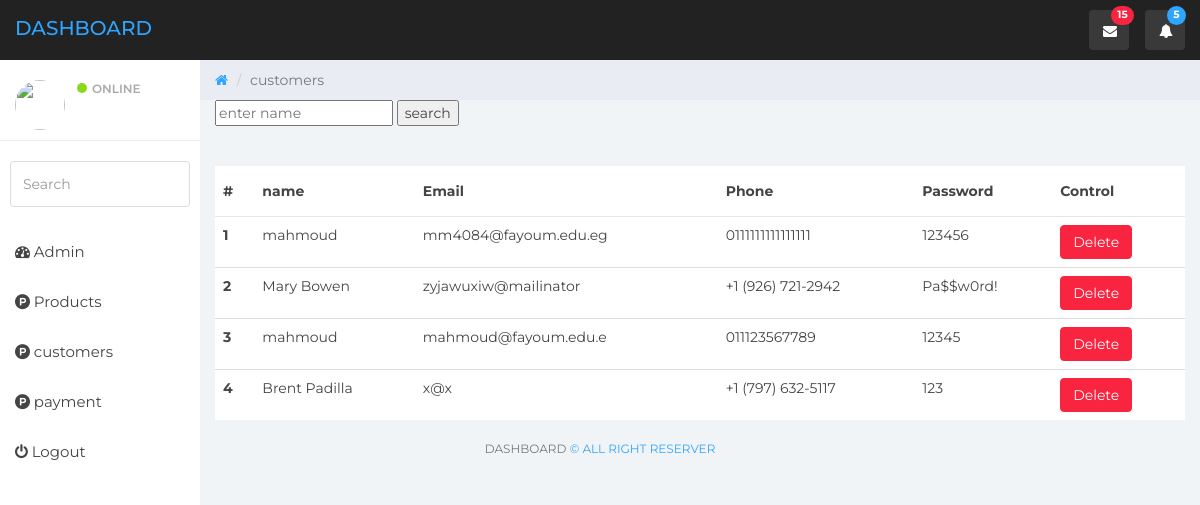
/dashboard/users.php, run on the app's committed database.
### tables this page shows
CREATE TABLE `customers` (
  `id` int(11) NOT NULL,
  `name` varchar(20) NOT NULL,
  `email` varchar(20) NOT NULL,
  `phone` varchar(20) NOT NULL,
  `password` varchar(20) NOT NULL
);

### dashboard/view/view_users.php (the view, shortened to what this page needs)
<form method="GET" enctype="multipart/form-data">
<input type="text" name="search" placeholder="enter name">
<input type="submit" value="search">
</form>
				<br><br>
				<table class="table table-hover">
  <thead>
    <tr>
      <th scope="col">#</th>
      <th scope="col">name</th>
      <th scope="col">Email</th>
      <th scope="col">Phone</th>
      <th scope="col">Password</th>
      <th scope="col">Control</th>
    </tr>
  </thead>
  <tbody>
<?php
$index = 1;
$select_users = "SELECT * FROM customers";
$result_users = $conn->query($select_users);
foreach ($result_users as $key) {
	?>
	 <tr>
      <th><?php echo $index++ ?></th>
      <td><?php echo $key['name']; ?></td>
      <td><?php echo $key['email']; ?></td>
      <td><?php echo $key['phone']; ?></td>
      <td><?php echo $key['password']; ?></td>
      <td>
<button type="button" class="btn btn-danger" data-toggle="modal" data-target="#exampleModal<?php echo $key['id'];?>">
  Delete
</button>
      </td>
    </tr>
<?php
}
?>
  </tbody>
</table>

### dashboard/css/styles.css (style rules this page uses)
body { background: #f1f4f7; padding-top: 60px; font-size: 14px; color: #444444; font-family: "Montserrat", "Helvetica Neue", Helvetica, Arial, sans-serif; }
.btn-danger, .btn-danger:hover, .btn-danger:focus, .btn-danger:active, .btn-danger.active, .open > .dropdown-toggle.btn-danger, .btn-danger.disabled, .btn-danger[disabled], fieldset[disabled] .btn-danger, .btn-danger.disabled:hover, .btn-danger[disabled]:hover, fieldset[disabled] .btn-danger:hover, .btn-danger.disabled:focus, .btn-danger[disabled]:focus, fieldset[disabled] .btn-danger:focus, .btn-danger.disabled:active, .btn-danger[disabled]:active, fieldset[disabled] .btn-danger:active, .btn-danger.disabled.active, .btn-danger[disabled].active, fieldset[disabled] .btn-danger.active { background-color: #f9243f; border-color: #f9243f; }
.table { background: #fff; }
.table > thead > tr > th { border-bottom: 1px solid #e6e7e8; vertical-align: middle; height: 50px; }

### data on the page
customers: name "mahmoud", email "mm4084@fayoum.edu.eg", phone "0111111111111111", password "123456"
customers: name "Mary Bowen", email "zyjawuxiw@mailinator", phone "+1 (926) 721-2942", password "Pa$$w0rd!"
customers: name "mahmoud", email "mahmoud@fayoum.edu.e", phone "011123567789", password "12345"
customers: name "Brent Padilla", email "x@x", phone "+1 (797) 632-5117", password "123"
